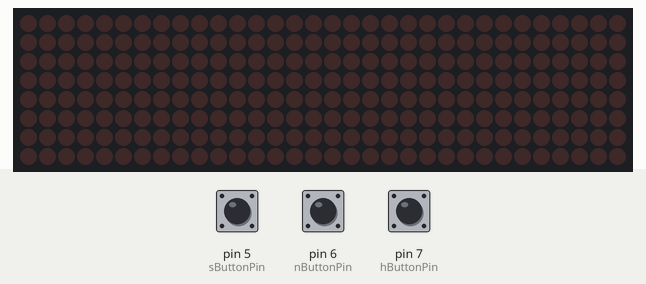
A sketch run on a simulated Arduino Uno, built with avr-gcc and run on an emulated ATmega328P. On the bench: 32×8 LED matrix. The inputs (shaded band) are chosen by the test bench; at power-on: pin 5 (sButtonPin) LOW, pin 6 (nButtonPin) LOW, pin 7 (hButtonPin) LOW.

Above: at 1.2 s.
1.3 s: pin 5 (sButtonPin) pulled HIGH for 3.2 s
At 5.5 s:
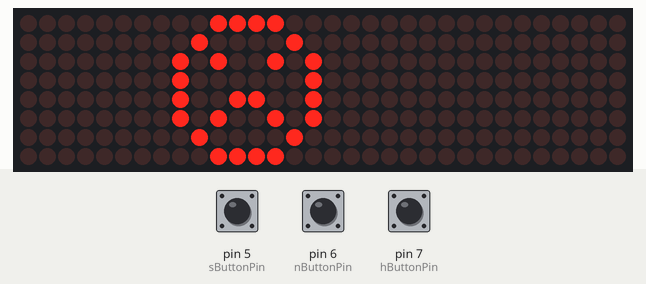
6.0 s: pin 6 (nButtonPin) pulled HIGH for 0.15 s
At 7.2 s:
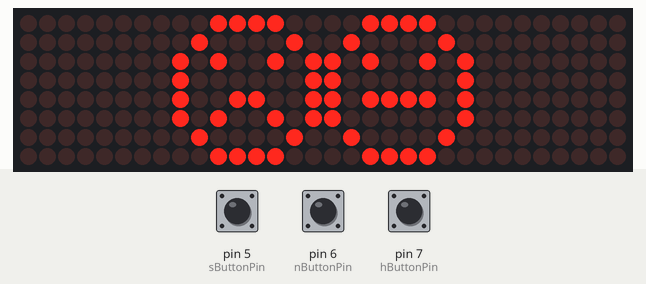
7.6 s: pin 7 (hButtonPin) pulled HIGH for 0.15 s
At 8.6 s:
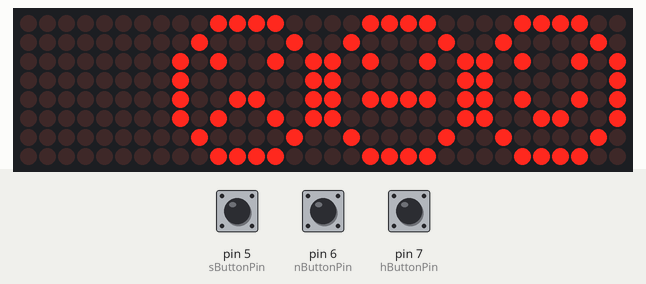
9.2 s: pin 5 (sButtonPin) pulled HIGH for 0.15 s
At 9.8 s:
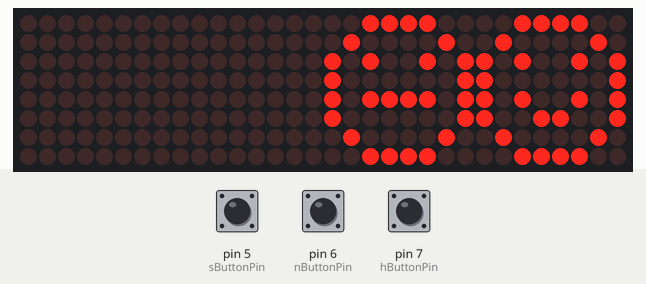
10.8 s: pin 6 (nButtonPin) pulled HIGH for 1 s
At 11.2 s:
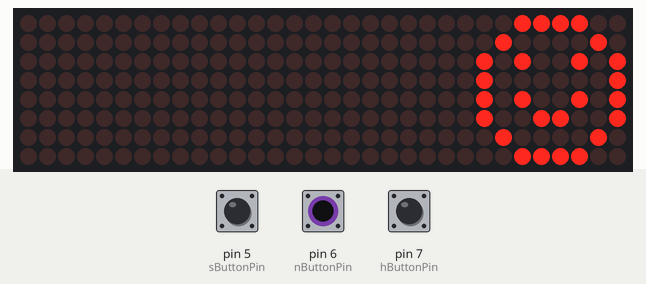
13.3 s: pin 7 (hButtonPin) pulled HIGH for 1 s
At 13.7 s:
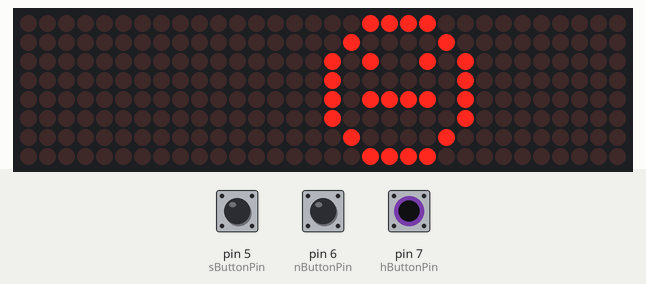
Timing chart, 0 to 16.3 s (numbered marks = the images above; inputs shaded):
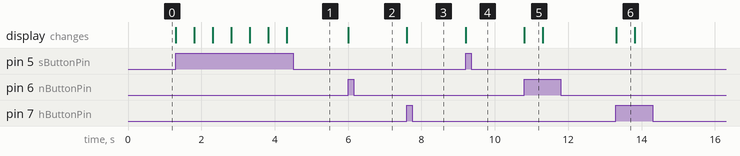

The sketch:

MAX7219_32x8_MultiButton_Test.ino
```cpp
/*
Modified by Ewen Paterson
https://anu.biz/
16/10/2018

---------------------------------------------------------------------------
Ardunio will display faces on different switch buttons that are toggled
Displaying on 32x8 MAX7219 Matrix Module 4-in-1 Display.

Note: only using 3 buttons for module 1,2,3. 4 is unused
---------------------------------------------------------------------------
*/

#include "LedControl.h"
#include "binary.h"
const int hButtonPin = 7; //First button (Happy)
const int nButtonPin = 6; //Sceond button (Neutral)
const int sButtonPin = 5; //Third button (Sad)

int hButtonState; // variable for reading the pushbutton status
int nButtonState;
int sButtonState;
int hFlag = 0; //flag when button is toggled
int nFlag = 0;
int sFlag = 0;

byte max_units = 4;
//4 as we are only using 4 MAX7219
LedControl lc = LedControl(12,11,10,max_units);
//DOUT connects to pin 12
//CLK connects to pin 11
//CS connects to pin 10
//GND connects to pin GND
//VCC connects to pin 5V Power

// Delay time between faces:
//-------------------------------
//unsigned long delaytime=1000;

// Happy face:
byte ff[8]= {B00111100,B01000010,B10100101,B10000001,B10100101,B10011001,B01000010,B00111100};

//Neutral face
byte f1[8]= {B00111100,B01000010,B10100101,B10000001,B10111101,B10000001,B01000010,B00111100};

//Sad face
byte f2[8]= {B00111100,B01000010,B10100101,B10000001,B10011001,B10100101,B01000010,B00111100};

//Misc face
byte f3[8]= {B00111100,B01000010,B10100101,B10000001,B10011001,B10100101,B01011010,B00111100};

void setup() {
  lc.shutdown(0,false);
  lc.shutdown(1,false);
  lc.shutdown(2,false);
  lc.shutdown(3,false);
  lc.setIntensity(0,8);
  lc.setIntensity(1,8);
  lc.setIntensity(2,8);
  lc.setIntensity(3,8);
  lc.clearDisplay(0);
  lc.clearDisplay(1);
  lc.clearDisplay(2);
  lc.clearDisplay(3);

  // initialize the pushbutton pin as an input:
  pinMode(hButtonPin, INPUT);
  pinMode(nButtonPin, INPUT);
  pinMode(sButtonPin, INPUT);
}

void happyface() {
  lc.setRow(0,0,ff[0]);
  lc.setRow(0,1,ff[1]);
  lc.setRow(0,2,ff[2]);
  lc.setRow(0,3,ff[3]);
  lc.setRow(0,4,ff[4]);
  lc.setRow(0,5,ff[5]);
  lc.setRow(0,6,ff[6]);
  lc.setRow(0,7,ff[7]);
}

void neturalface()  {
  lc.setRow(1,0,f1[0]);
  lc.setRow(1,1,f1[1]);
  lc.setRow(1,2,f1[2]);
  lc.setRow(1,3,f1[3]);
  lc.setRow(1,4,f1[4]);
  lc.setRow(1,5,f1[5]);
  lc.setRow(1,6,f1[6]);
  lc.setRow(1,7,f1[7]);
}

void sadface()  {
  lc.setRow(2,0,f2[0]);
  lc.setRow(2,1,f2[1]);
  lc.setRow(2,2,f2[2]);
  lc.setRow(2,3,f2[3]);
  lc.setRow(2,4,f2[4]);
  lc.setRow(2,5,f2[5]);
  lc.setRow(2,6,f2[6]);
  lc.setRow(2,7,f2[7]);
}

//void miscface() {
//  lc.setRow(3,0,f3[0]);
//  lc.setRow(3,1,f3[1]);
//  lc.setRow(3,2,f3[2]);
//  lc.setRow(3,3,f3[3]);
//  lc.setRow(3,4,f3[4]);
//  lc.setRow(3,5,f3[5]);
//  lc.setRow(3,6,f3[6]);
//  lc.setRow(3,7,f3[7]);
//}

void loop() {
  // read the state of the pushbutton value:
  hButtonState = digitalRead(hButtonPin);
  nButtonState = digitalRead(nButtonPin);
  sButtonState = digitalRead(sButtonPin);

  // check if the pushbutton is pressed.
  // if it is, the buttonState is HIGH:
  if (hButtonState == HIGH && hFlag == 0) {
    happyface();
    hFlag = 1;
    hButtonState == LOW;
    delay(500); //small delay to account for button bounce.
  } else if (hButtonState == HIGH && hFlag == 1) {
     lc.clearDisplay(0);
     hFlag = 0;
     delay(500);
  }

  if (nButtonState == HIGH && nFlag == 0) {
    neturalface();
    nFlag = 1;
    nButtonState == LOW;
    delay(500); //small delay to account for button bounce.
  } else if (nButtonState == HIGH && nFlag == 1) {
     lc.clearDisplay(1);
     nFlag = 0;
     delay(500);
  }

   if (sButtonState == HIGH && sFlag == 0) {
    sadface();
    sFlag = 1;
    sButtonState == LOW;
    delay(500); //small delay to account for button bounce.
  } else if (sButtonState == HIGH && sFlag == 1) {
     lc.clearDisplay(2);
     sFlag = 0;
     delay(500);
  }
}
```

Measured:
- after the input at 1.3 s, the display: changes at once (image 1)
- after the input at 6.0 s, the display: changes at once (image 2)
- after the input at 7.6 s, the display: changes at once (image 3)
- after the input at 9.2 s, the display: changes at once (image 4)
- after the input at 10.8 s, the display: changes at once (image 5)
- after the input at 13.3 s, the display: changes at once (image 6)
- what the display in image 5 shows lasts 0.5 s, from 10.8 s to 11.3 s
